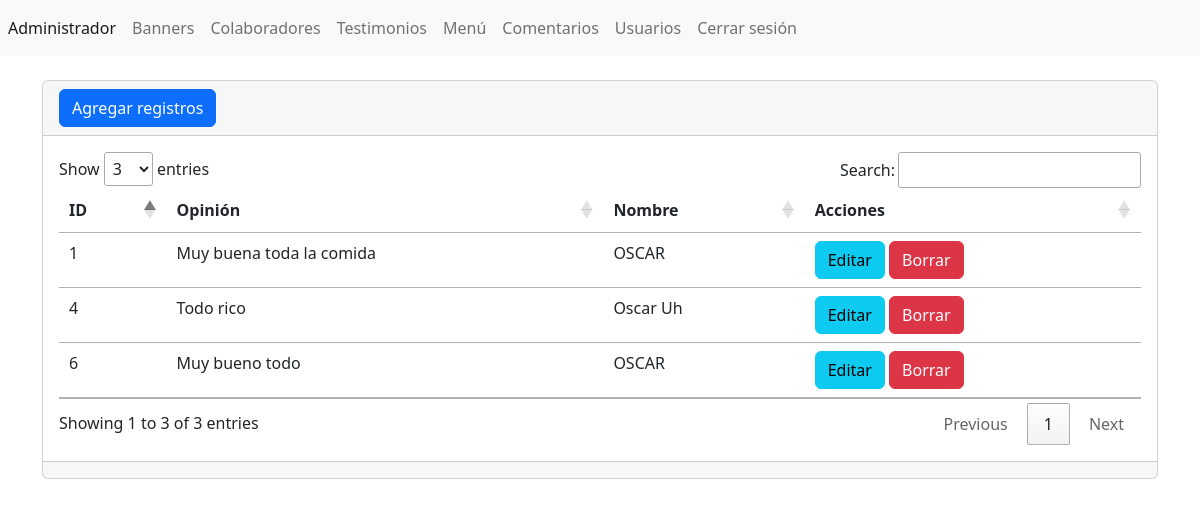
The page /admin/seccion/testimonios/index.php (signed in) on the database its author committed.
### tables this page shows
CREATE TABLE `tbl_testimonios` (
  `ID` int(11) NOT NULL,
  `opinion` varchar(255) NOT NULL,
  `nombre` varchar(255) NOT NULL
);

### admin/seccion/testimonios/index.php (the view, shortened to what this page needs)
<?php
include("../../bd.php");
$sentencia=$conexion->prepare("SELECT * FROM `tbl_testimonios`");
$sentencia->execute();
$lista_testimonios= $sentencia->fetchAll(PDO::FETCH_ASSOC);
include ("../../templates/header.php"); ?>
<br/>
<div class="card">
    <div class="card-header">
    <a name="" id="" class="btn btn-primary" href="crear.php" role="button">Agregar registros</a>
    </div>
    <div class="card-body">
        <div class="table-responsive-sm">
            <table class="table">
                <thead>
                    <tr>
                        <th scope="col">ID</th>
                        <th scope="col">Opinión</th>
                        <th scope="col">Nombre</th>
                        <th scope="col">Acciones </th>
                    </tr>
                </thead>
                <tbody>
                <?php foreach ($lista_testimonios as $key => $value) { ?>
                    <tr class="">
                        <td scope="row"><?php echo $value['ID']; ?></td>
                        <td> <?php echo $value['opinion']; ?></td>
                        <td><?php echo $value['nombre']; ?></td>
                        <td>
                            <a name="" id="" class="btn btn-info" href="editar.php?txtID=<?php echo $value['ID']; ?>" role="button">Editar</a>
                            <a name="" id="" class="btn btn-danger" href="index.php?txtID=<?php echo $value['ID']; ?>" role="button">Borrar</a>
                        </td>
                    </tr>
                   <?php } ?>
                </tbody>
            </table>
        </div>
    </div>
    <div class="card-footer text-muted">
    </div>
</div>
<?php include ("../../templates/footer.php"); ?>

### rows shown on the page
tbl_testimonios: ID "1", opinion "Muy buena toda la comida", nombre "OSCAR"
tbl_testimonios: ID "4", opinion "Todo rico", nombre "Oscar Uh"
tbl_testimonios: ID "6", opinion "Muy bueno todo", nombre "OSCAR"
